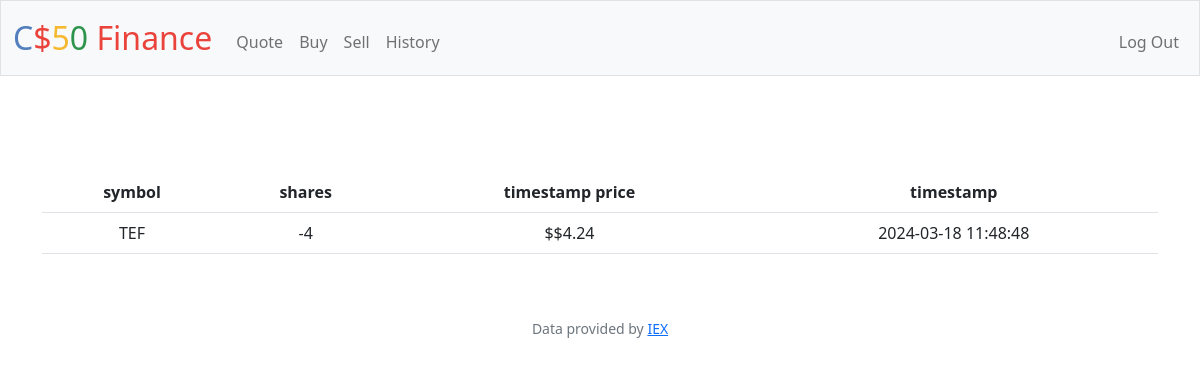
Screenshot of /history (signed in) with the database file from the repository.
### tables this page shows
CREATE TABLE history (
   id INTEGER PRIMARY KEY,
   user_id INTEGER,
   symbol TEXT NOT NULL,
   shares INTEGER NOT NULL,
   timestamp_price FLOAT,
   timestamp DATETIME DEFAULT CURRENT_TIMESTAMP,
   FOREIGN KEY (user_id) REFERENCES users(id)
   );

### app.py (the view)
@app.route("/history")
@login_required
def history():
    history_rows = db.execute('SELECT * FROM history WHERE user_id = ?', session.get('user_id'))
    return render_template('history.html', history_rows = history_rows)

### app.py (called while the page is built)
@app.after_request
def after_request(response):
    response.headers["Cache-Control"] = "no-cache, no-store, must-revalidate"
    response.headers["Expires"] = 0
    response.headers["Pragma"] = "no-cache"
    return response

### helpers.py (called while the page is built)
def login_required(f):
    @wraps(f)
    def decorated_function(*args, **kwargs):
        if session.get("user_id") is None:
            return redirect("/login")
        return f(*args, **kwargs)
    return decorated_function

def usd(value):
    return f"${value:,.2f}"

### templates/history.html (shortened to what this page needs)
{% extends "layout.html" %}
{% block main %}
<div class="container mt-5">
    <table class="table">
        <tr>
            <th>symbol</th>
            <th>shares</th>
            <th>timestamp price</th>
            <th>timestamp</th>
        </tr>
        {% for row in history_rows %}
        <tr>
            <td>{{row.symbol}}</td>
            <td>{{row.shares}}</td>
            <td>${{row.timestamp_price | usd }}</td>
            <td>{{row.timestamp}}</td>
        </tr>
        {% endfor %}
    </table>
</div>
{% endblock %}

### rows the page displays
history: symbol "TEF", shares "-4", timestamp_price "$4.24", timestamp "2024-03-18 11:48:48"
